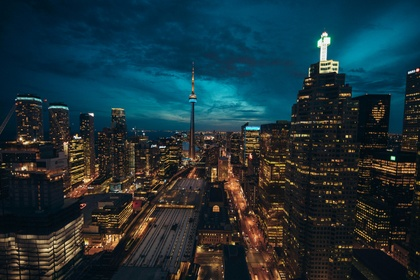
%> input picture Bit_Slicing/Original_Image.jpg, 420 x 280 px, shrunk from 5472 x 3648 before the run
$ octave Bit_Slicing.m   (GNU Octave 9; MATLAB toolbox functions it lacks are replaced by stand-ins)
%> lines starting %> are read from the running program, lines starting %| are printed output that depends on the picture; in (x1, y1, x2, y2) boxes, pixels count from 0 and x2, y2 are one past the last pixel; in counts of white or black regions, pixels touching at a corner belong together; the program's own positions count from 1
%------------------------------------------------------------
% Date        : 26/01/2026
% Created by  : Abhishek Kumar Jayswal
% Experiment  : Bit Plane Slicing and Bit Plane Removal
% Description :
%   This program performs bit plane slicing on a grayscale
%   image and visualizes individual bit planes (0 to 7).
%   It also demonstrates the effect of removing selected
%   bit planes from the original image.
%------------------------------------------------------------

clc;            % Clear command window
clear all;      % Remove all variables from workspace
close all;      % Close all open figure windows

%------------------ Read and Display Original Image ------------------
I = rgb2gray(imread('C:\Users\Abhishek\Desktop\DIP\Bit_Slicing\Original_Image.jpg'));   % Convert RGB image to grayscale
%> I: size 280x420 uint8; min 1, max 255, mean 45.2
[m, n] = size(I);                          % Get image dimensions
%> m = 280; n = 420

figure;
imshow(I);
title('Original Grayscale Image');

%------------------ Bit Plane Slicing ------------------
% Each bit plane represents a specific bit (0 to 7) of
% the grayscale image intensity values.

% Pre-allocate matrices for efficiency
Bitp0 = zeros(m,n);
Bitp1 = zeros(m,n);
Bitp2 = zeros(m,n);
Bitp3 = zeros(m,n);
Bitp4 = zeros(m,n);
Bitp5 = zeros(m,n);
Bitp6 = zeros(m,n);
Bitp7 = zeros(m,n);

% Extract individual bit planes using bitwise AND operation
for ii = 1:m
    for jj = 1:n
        Bitp0(ii,jj) = bitand(I(ii,jj), 1);     % 0th bit plane (LSB)
        Bitp1(ii,jj) = bitand(I(ii,jj), 2);     % 1st bit plane
        Bitp2(ii,jj) = bitand(I(ii,jj), 4);     % 2nd bit plane
        Bitp3(ii,jj) = bitand(I(ii,jj), 8);     % 3rd bit plane
        Bitp4(ii,jj) = bitand(I(ii,jj), 16);    % 4th bit plane
        Bitp5(ii,jj) = bitand(I(ii,jj), 32);    % 5th bit plane
        Bitp6(ii,jj) = bitand(I(ii,jj), 64);    % 6th bit plane
        Bitp7(ii,jj) = bitand(I(ii,jj), 128);   % 7th bit plane (MSB)
    end
end
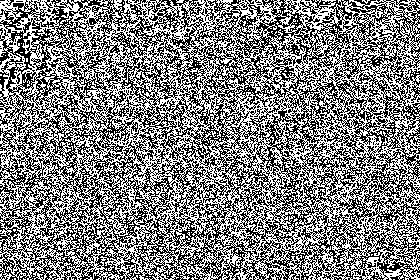
%> Bitp0: size 280x420 double; values 0 (black) and 1 (white), 50.2% white; black in thin lines or dots
%> Bitp1: size 280x420 double; values 0 (black) and 2 (white), 50.6% white; black in thin lines or dots
%> Bitp2: size 280x420 double; values 0 (black) and 4 (white), 49.8% white in thin lines or dots
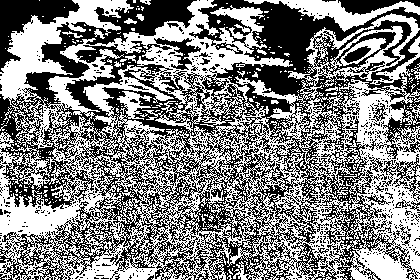
%> Bitp3: size 280x420 double; values 0 (black) and 8 (white), 51.3% white; 737 black regions (708 under 20 px), largest, box (x1, y1, x2, y2) and area: (0, 0, 420, 280) 50716, (0, 0, 80, 73) 2156, (338, 0, 420, 15) 649
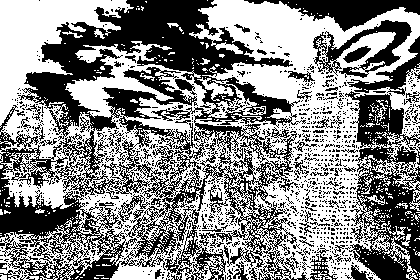
%> Bitp4: size 280x420 double; values 0 (black) and 16 (white), 53.9% white; 1185 black regions (1111 under 20 px), largest, box (x1, y1, x2, y2) and area: (0, 0, 309, 280) 34490, (345, 91, 420, 280) 7335, (244, 0, 420, 32) 2332
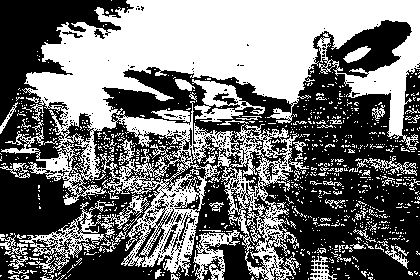
%> Bitp5: size 280x420 double; values 0 (black) and 32 (white), 45.9% white; 958 white regions (889 under 20 px), largest, box (x1, y1, x2, y2) and area: (1, 0, 420, 280) 43217, (19, 194, 149, 261) 1603, (192, 79, 265, 122) 1238
%> Bitp6: size 280x420 double; values 0 (black) and 64 (white), 17.3% white; 1115 white regions (1037 under 20 px), largest, box (x1, y1, x2, y2) and area: (102, 67, 299, 136) 6850, (313, 20, 412, 78) 3166, (32, 217, 125, 271) 956
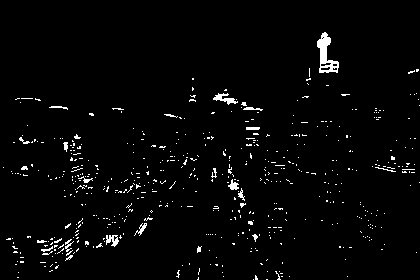
%> Bitp7: size 280x420 double; values 0 (black) and 128 (white), 2.5% white in thin lines or dots, all inside (x1, y1, x2, y2) = (3, 32, 420, 280)

%------------------ Display Bit Planes ------------------
figure; imshow(Bitp0); title('0th Bit Plane Image');
figure; imshow(Bitp1); title('1st Bit Plane Image');
figure; imshow(Bitp2); title('2nd Bit Plane Image');
figure; imshow(Bitp3); title('3rd Bit Plane Image');
figure; imshow(Bitp4); title('4th Bit Plane Image');
figure; imshow(Bitp5); title('5th Bit Plane Image');
figure; imshow(Bitp6); title('6th Bit Plane Image');
figure; imshow(Bitp7); title('7th Bit Plane Image');

%------------------ Bit Plane Removal ------------------
% In this section, selected bit planes are removed from the
% original image to observe their impact on image quality.
% Bit planes removed: 0th, 5th, and 7th

bitpr0 = zeros(m,n);
bitpr5 = zeros(m,n);
bitpr7 = zeros(m,n);

for ii = 1:m
    for jj = 1:n
        bitpr0(ii,jj) = bitand(I(ii,jj), 255 - 2^0);   % Remove 0th bit plane
        bitpr5(ii,jj) = bitand(I(ii,jj), 255 - 2^5);   % Remove 5th bit plane
        bitpr7(ii,jj) = bitand(I(ii,jj), 255 - 2^7);   % Remove 7th bit plane
    end
end
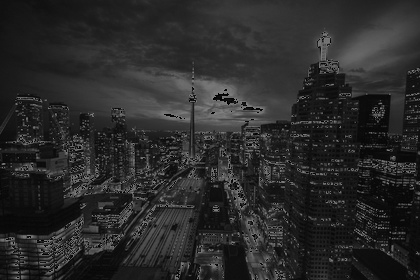
%> bitpr7: size 280x420 double; min 0, max 127, mean 42

%------------------ Display Images after Bit Plane Removal ------------------
figure; imshow(bitpr0); title('Image with 0th Bit Plane Removed');
figure; imshow(bitpr5); title('Image with 5th Bit Plane Removed');
%> after `imshow(bitpr5)`:
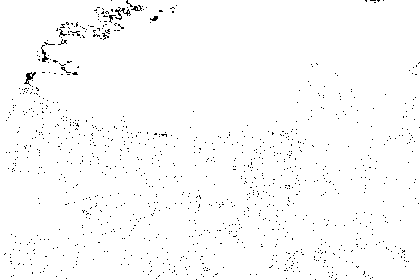
%> displayed picture: size 280x420, on the screen's scale of 0 to 255; 98.5% white; black in thin lines or dots
figure; imshow(bitpr7); title('Image with 7th Bit Plane Removed');
